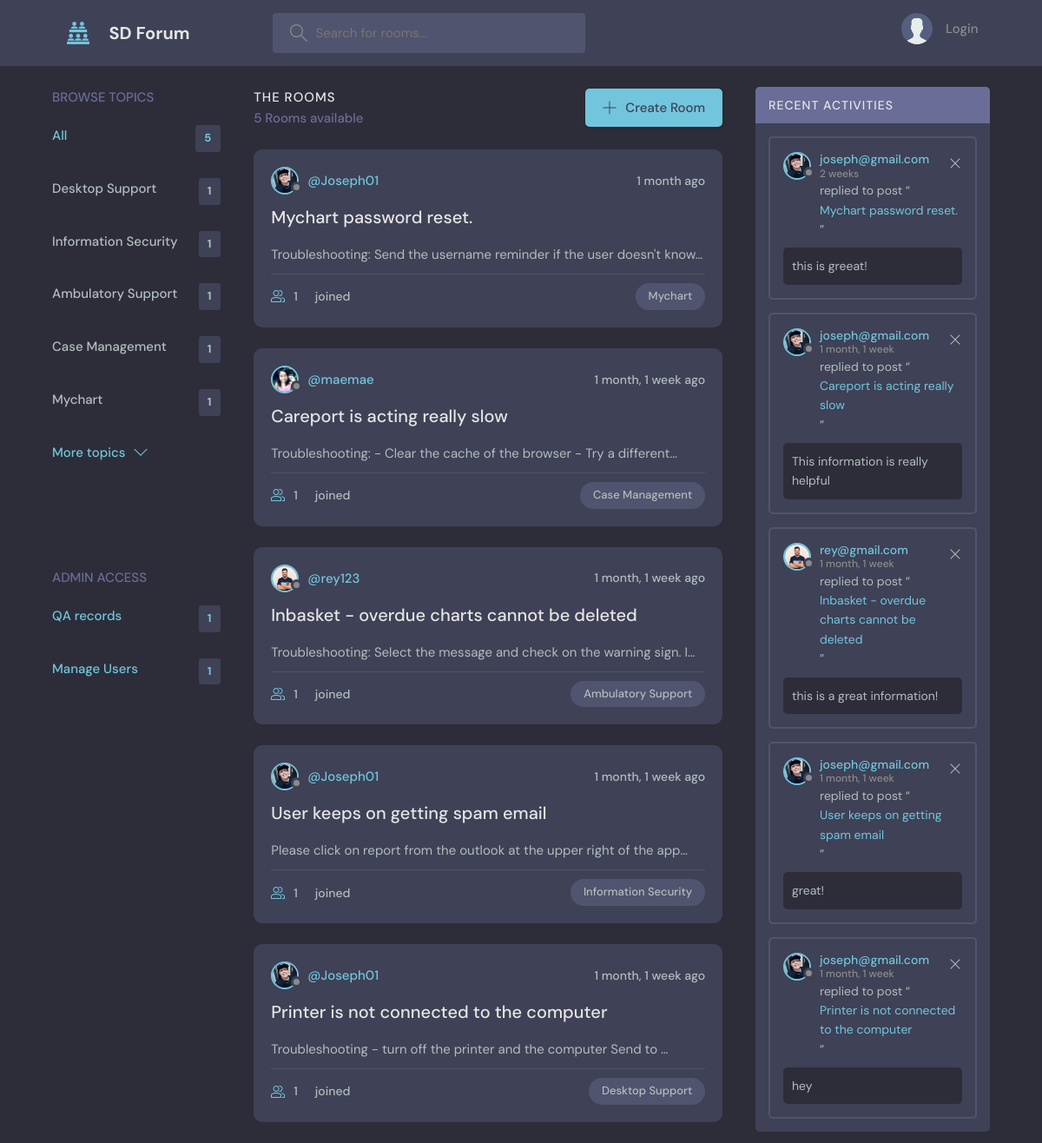
The page / on the database its author committed.
### base/models.py (models this page shows, shortened)
class Topic(models.Model):
    name = models.CharField(max_length=200)

class Room(models.Model):
    host = models.ForeignKey(User, on_delete=models.SET_NULL, null=True)
    topic = models.ForeignKey(Topic, on_delete=models.SET_NULL, null=True)
    name = models.CharField(max_length=200)
    description = models.TextField(null=True, blank=True)
    participants = models.ManyToManyField(
        User, related_name='participants', blank=True)
    updated = models.DateTimeField(auto_now=True)
    created = models.DateTimeField(auto_now_add=True)
    class Meta:
        ordering = ['-updated', '-created']

class User(AbstractUser):
    name  = models.CharField(max_length=200, null=True)
    email = models.EmailField(unique=True)
    bio = models.TextField(null=True)
    avatar = models.ImageField(null=True, default="avatar.svg")
    USERNAME_FIELD='email'
    REQUIRED_FIELDS = []

class Message(models.Model):
    user = models.ForeignKey(User, on_delete=models.CASCADE)
    room = models.ForeignKey(Room, on_delete=models.CASCADE)
    body = models.TextField()
    updated = models.DateTimeField(auto_now=True)
    created = models.DateTimeField(auto_now_add=True)
    class Meta:
        ordering = ['-updated', '-created']

### base/views.py (the view)
# urls.py: 2. Add a URL to urlpatterns:  path('', views.home, name='home')
def home(request):
    q = request.GET.get('q') if request.GET.get('q') != None else ''
    rooms = Room.objects.filter(
        Q(topic__name__icontains=q)|
        Q(name__icontains=q)|
        Q(description__icontains=q)
        )
    topic = Topic.objects.all()[0:5]
    all_rooms = Room.objects.all()
    room_count = all_rooms.count()
    room_messages = Message.objects.filter(Q(room__topic__name__icontains=q))
    context = {'rooms' : rooms, 'topic':topic, 'room_count':  room_count,
               'room_messages': room_messages,}
    return render(request, 'base/home.html', context)

### base/templates/base/home.html (shortened to what this page needs)
{% extends 'main.html' %}
{% block content  %}
    <main class="layout layout--3">
      <div class="container">
        {%include 'base/topics_component.html'%}
        <div class="roomList">
          <div class="roomList__header">
            <div>
              <h2>The Rooms</h2>
              <p>{{rooms.count}} Rooms available</p>
            </div>
            <a class="btn btn--main" href="{% url 'create-room'%}">
              <svg version="1.1" xmlns="http://www.w3.org/2000/svg" width="32" height="32" viewBox="0 0 32 32">
                <title>add</title>
                <path
                  d="M16.943 0.943h-1.885v14.115h-14.115v1.885h14.115v14.115h1.885v-14.115h14.115v-1.885h-14.115v-14.115z"
                ></path>
              </svg>
              Create Room
            </a>
          </div>
          {%include 'base/feed_component.html'%}
        </div>
          {%include 'base/activity_component.html'%}
      </div>
    </main>
{% endblock %}

### base/templates/base/topics_component.html (shortened to what this page needs)
<div class="topics">
  <div class="topics__header">
    <h2>Browse Topics</h2>
  </div>
  <ul class="topics__list">
    <li>
      <a href="{%url 'home' %}" class="active">All <span>{{room_count}}</span></a>
    </li>
    {%for topic in topic|slice:":7"%}
    <li>
      <a href="{%url 'home' %}?q={{topic.name}}">{{topic.name}}<span>{{topic.room_set.all.count}}</span></a>
    </li>
    {%endfor%}
  </ul>
  <a class="btn btn--link" href="{% url 'topics' %}">
    More topics
    <svg version="1.1" xmlns="http://www.w3.org/2000/svg" width="32" height="32" viewBox="0 0 32 32">
      <title>chevron-down</title>
      <path d="M16 21l-13-13h-3l16 16 16-16h-3l-13 13z"></path>
    </svg>
  </a>
  <br>
  <br>
  <br>
  <br>
  <br>
  <br>
  <div class="topics__header">
    <h2>Admin Access</h2>
  </div>
  <div>
    <ul class="topics__list">
      <li>
        <a href="{%url 'home' %}" class="active">QA records <span>1</span></a>
      </li>
      <li>
        <a href="{%url 'home' %}" class="active">Manage Users <span>1</span></a>
      </li>
    </ul>
  </div>
</div>

### base/templates/base/feed_component.html (shortened to what this page needs)
{%for room in rooms%}
<div class="roomListRoom">
        <div class="roomListRoom__header">
            <a href="{% url 'user-profile' room.host.id %}" class="roomListRoom__author">
                <div class="avatar avatar--small">
                    <img src="{{room.host.avatar.url}}" />
                </div>
                <span>@{{room.host.username}}</span>
            </a>
            <div class="roomListRoom__actions">
                <span>{{room.created|timesince}} ago</span>
            </div>
        </div>
        <div class="roomListRoom__content">
            <a href="{%url 'room' room.id%}">{{room.name}}</a>
            <p>
            {{room.description|truncatechars:70}}
            </p>
        </div>
        <div class="roomListRoom__meta">
            <a href="room.html" class="roomListRoom__joined">
            {{room.participants.all.count}}
            joined
            </a>
            <p class="roomListRoom__topic">{{room.topic.name}}</p>
        </div>
        </div>
    {%endfor%}

### base/templates/base/activity_component.html
<div class="activities">
    <div class="activities__header">
      <h2>Recent Activities</h2>
    </div>
    {% for message in room_messages %}
    <div class="activities__box">
      <div class="activities__boxHeader roomListRoom__header">
        <a href="{% url 'user-profile' message.user.id %}" class="roomListRoom__author">
          <div class="avatar avatar--small">
            <img src="{{message.user.avatar.url}}" />
          </div>
          <p>
           {{message.user}}
            <span>{{message.created|timesince}}</span>
          </p>
        </a>
        <div class="roomListRoom__actions">
          <a href="{% url 'delete-message' message.id %}">
            <svg version="1.1" xmlns="http://www.w3.org/2000/svg" width="32" height="32" viewBox="0 0 32 32">
              <title>remove</title>
              <path
                d="M27.314 6.019l-1.333-1.333-9.98 9.981-9.981-9.981-1.333 1.333 9.981 9.981-9.981 9.98 1.333 1.333 9.981-9.98 9.98 9.98 1.333-1.333-9.98-9.98 9.98-9.981z"
              ></path>
            </svg>
          </a>
        </div>
      </div>
      <div class="activities__boxContent">
        <p>replied to post “<a href="{% url 'room' message.room.id %}">{{message.room.name}}</a>”</p>
        <div class="activities__boxRoomContent">
         {{message.body}}
        </div>
      </div>
    </div>
    {%endfor%}
  </div>

### rows shown on the page
Topic: name "Desktop Support", room_set.all.count "1"
Topic: name "Information Security", room_set.all.count "1"
Topic: name "Ambulatory Support", room_set.all.count "1"
Topic: name "Case Management", room_set.all.count "1"
Topic: name "Mychart", room_set.all.count "1"
Room: host.avatar (picture), host.username "Joseph01", created "1 month", name "Mychart password reset.", description "Troubleshooting: Send the username reminder if the user doesn't know…", participants.all.count "1", topic.name "Mychart"
Room: host.avatar (picture), host.username "maemae", created "1 month, 1 week", name "Careport is acting really slow", description "Troubleshooting: - Clear the cache of the browser - Try a different…", participants.all.count "1", topic.name "Case Management"
Room: host.avatar (picture), host.username "rey123", created "1 month, 1 week", name "Inbasket - overdue charts cannot be deleted", description "Troubleshooting: Select the message and check on the warning sign. I…", participants.all.count "1", topic.name "Ambulatory Support"
Room: host.avatar (picture), host.username "Joseph01", created "1 month, 1 week", name "User keeps on getting spam email", description "Please click on report from the outlook at the upper right of the app…", participants.all.count "1", topic.name "Information Security"
Room: host.avatar (picture), host.username "Joseph01", created "1 month, 1 week", name "Printer is not connected to the computer", description "Troubleshooting - turn off the printer and the computer Send to …", participants.all.count "1", topic.name "Desktop Support"
Message: user.avatar (picture), user "joseph@gmail.com", created "2 weeks", room.name "Mychart password reset.", body "this is greeat!"
Message: user.avatar (picture), user "joseph@gmail.com", created "1 month, 1 week", room.name "Careport is acting really slow", body "This information is really helpful"
Message: user.avatar (picture), user "rey@gmail.com", created "1 month, 1 week", room.name "Inbasket - overdue charts cannot be deleted", body "this is a great information!"
Message: user.avatar (picture), user "joseph@gmail.com", created "1 month, 1 week", room.name "User keeps on getting spam email", body "great!"
Message: user.avatar (picture), user "joseph@gmail.com", created "1 month, 1 week", room.name "Printer is not connected to the computer", body "hey"

### other values the page prints
{{ room_count }} "5"
{{ rooms.count }} "5"
